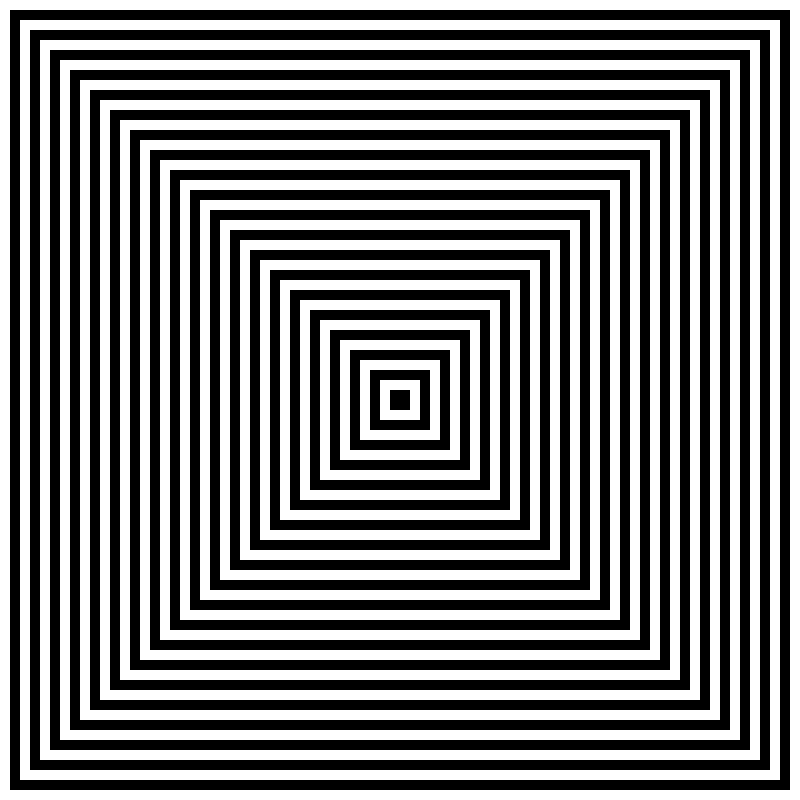
Frame 1 (no input)
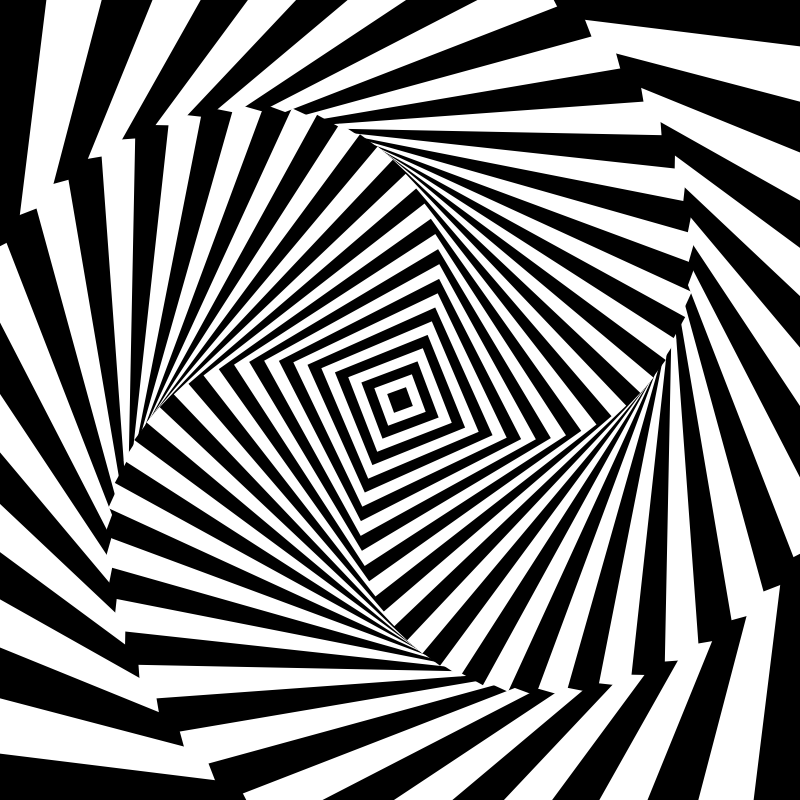
Frame 60 (the mouse pressed at the canvas centre just before this capture)
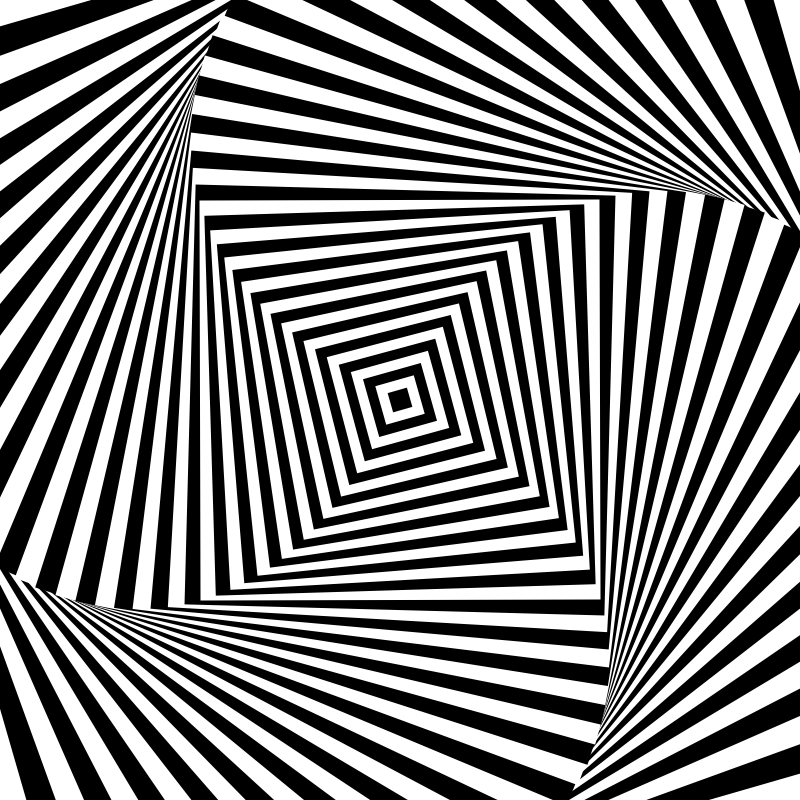
Frame 120 (the mouse held since frame 60 and released just before this capture)

The Processing sketch that drew these frames (run headless with seeded random() and noise(); from frame 60 on, the mouse is pressed at the canvas centre):

// Processing sketch: giros
// ── giros.pde
float t = 0;

void setup() {
  size(800, 800);
  rectMode(CENTER);
  background(255);
  ellipse(0, 0, 10, 12);
  strokeWeight(2);
  //fill(255,0,0);
  noStroke();
}

void draw() {
  background(255);
  translate(width/2, height/2);
  for (int i = 50; i > 0; i--) {
    if (i % 2 == 0) {
      fill(255);
    } else {
      fill(0);
    }
    rotate(radians(sin(t)*i/5));
    rect(0, 0, 20*i, 20*i);
    //ellipse(0,0,50*i,20*i);
  }


  t += 0.03;
}
